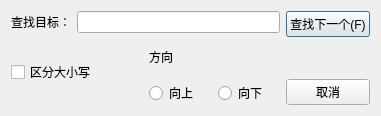
<?xml version="1.0" encoding="UTF-8"?>
<ui version="4.0">
 <class>FindDialog</class>
 <widget class="QDialog" name="FindDialog">
  <property name="geometry">
   <rect>
    <x>0</x>
    <y>0</y>
    <width>381</width>
    <height>116</height>
   </rect>
  </property>
  <property name="sizePolicy">
   <sizepolicy hsizetype="Fixed" vsizetype="Fixed">
    <horstretch>0</horstretch>
    <verstretch>0</verstretch>
   </sizepolicy>
  </property>
  <property name="minimumSize">
   <size>
    <width>200</width>
    <height>116</height>
   </size>
  </property>
  <property name="maximumSize">
   <size>
    <width>381</width>
    <height>116</height>
   </size>
  </property>
  <property name="windowTitle">
   <string>查找</string>
  </property>
  <layout class="QGridLayout" name="gridLayout_2">
   <item row="0" column="0">
    <layout class="QGridLayout" name="gridLayout">
     <item row="0" column="0">
      <layout class="QHBoxLayout" name="horizontalLayout_2">
       <item>
        <widget class="QLabel" name="label_2">
         <property name="text">
          <string>查找目标：</string>
         </property>
        </widget>
       </item>
       <item>
        <widget class="QLineEdit" name="searchText"/>
       </item>
      </layout>
     </item>
     <item row="0" column="1" rowspan="2">
      <layout class="QVBoxLayout" name="verticalLayout_2">
       <item>
        <widget class="QPushButton" name="btnFindNext">
         <property name="text">
          <string>查找下一个(F)</string>
         </property>
        </widget>
       </item>
       <item>
        <spacer name="verticalSpacer">
         <property name="orientation">
          <enum>Qt::Orientation::Vertical</enum>
         </property>
         <property name="sizeHint" stdset="0">
          <size>
           <width>20</width>
           <height>40</height>
          </size>
         </property>
        </spacer>
       </item>
       <item>
        <widget class="QPushButton" name="btnCancel">
         <property name="text">
          <string>取消</string>
         </property>
        </widget>
       </item>
      </layout>
     </item>
     <item row="1" column="0">
      <layout class="QHBoxLayout" name="horizontalLayout_3">
       <item>
        <widget class="QCheckBox" name="cbCaseSensitive">
         <property name="text">
          <string>区分大小写</string>
         </property>
        </widget>
       </item>
       <item>
        <layout class="QVBoxLayout" name="verticalLayout">
         <item>
          <widget class="QLabel" name="label">
           <property name="text">
            <string>方向</string>
           </property>
          </widget>
         </item>
         <item>
          <layout class="QHBoxLayout" name="horizontalLayout">
           <item>
            <widget class="QRadioButton" name="rbUp">
             <property name="text">
              <string>向上</string>
             </property>
             <attribute name="buttonGroup">
              <string notr="true">buttonGroup</string>
             </attribute>
            </widget>
           </item>
           <item>
            <widget class="QRadioButton" name="rbDown">
             <property name="text">
              <string>向下</string>
             </property>
             <attribute name="buttonGroup">
              <string notr="true">buttonGroup</string>
             </attribute>
            </widget>
           </item>
          </layout>
         </item>
        </layout>
       </item>
      </layout>
     </item>
    </layout>
   </item>
  </layout>
 </widget>
 <resources/>
 <connections/>
 <buttongroups>
  <buttongroup name="buttonGroup"/>
 </buttongroups>
</ui>
